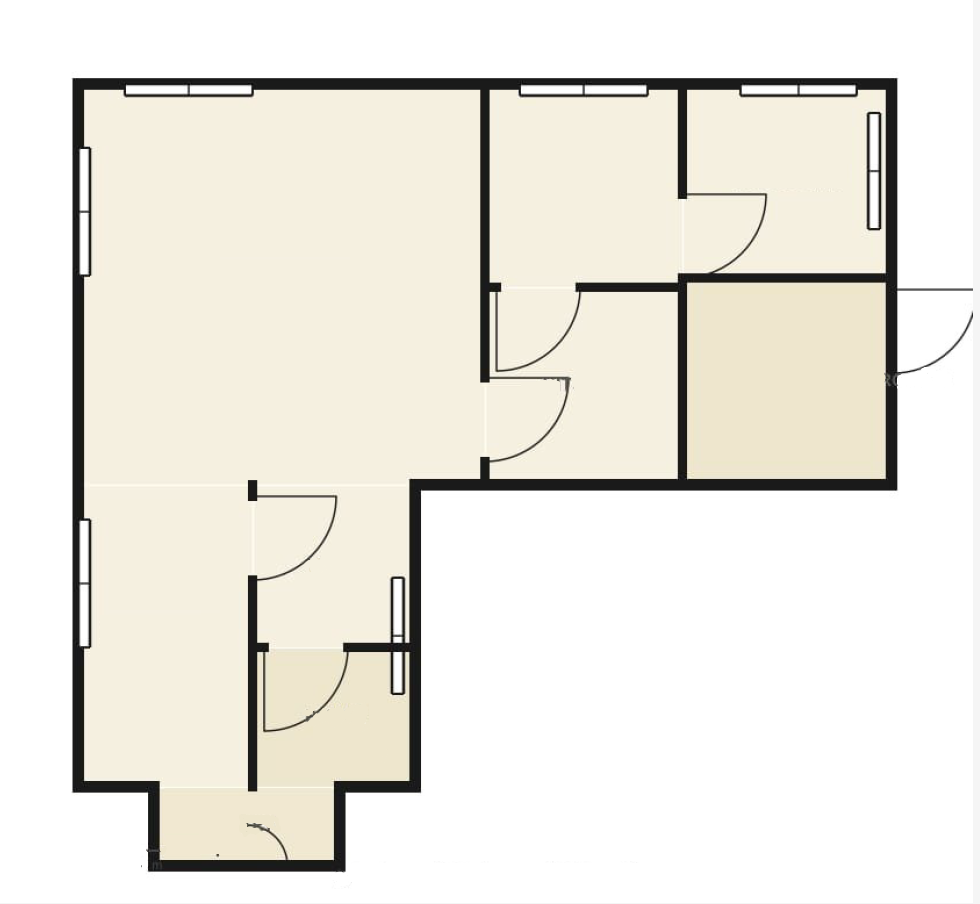
#> input picture backend/test/F3.png, 980 x 904 px
$ python t.py
#> lines starting #> are read from the running program, lines starting #| are printed output that depends on the picture; after the words box and inside, x2 and y2 are one past the last pixel; in counts of white or black regions, pixels touching at a corner belong together
#> in detect_gates_robust, img is the input picture: shape (904, 980, 3); mean B, G, R 226, 234, 236.5
#> in detect_gates_robust, `_, binary = cv2.threshold(gray, 210, 255, cv2.THRESH_BINARY_INV)`:
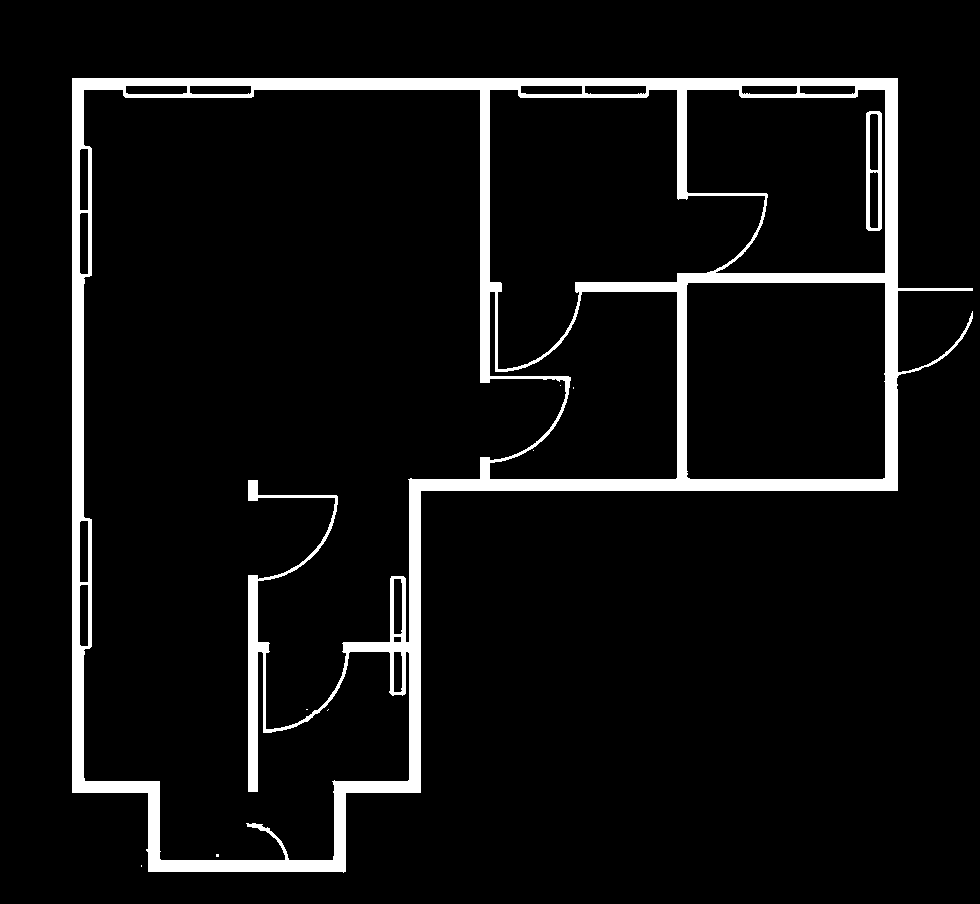
#> binary: shape (904, 980); 6.5% white; 9 white regions (7 under 20 px), largest, box (x1, y1, x2, y2) and area: (72, 78, 973, 873) 56563, (866, 111, 882, 231) 1021
import cv2
import numpy as np


import math

def detect_walls(image_path):
#> called with image_path = 'test/F3.png'
    img = cv2.imread(image_path)
    if img is None: return None, []

    h, w = img.shape[:2]
    gray = cv2.cvtColor(img, cv2.COLOR_BGR2GRAY)

    # 1. YOUR ORIGINAL MASK LOGIC
    _, mask = cv2.threshold(gray, 80, 255, cv2.THRESH_BINARY_INV)
#> mask: shape (904, 980); 5.3% white; 74 white regions (57 under 20 px), largest, box (x1, y1, x2, y2) and area: (73, 78, 911, 872) 43239, (248, 576, 271, 791) 2057, (867, 112, 881, 230) 509
    kernel = np.ones((3,3), np.uint8)
    mask = cv2.morphologyEx(mask, cv2.MORPH_CLOSE, kernel)
#> mask: shape (904, 980); 5.3% white; 57 white regions (42 under 20 px), largest, box (x1, y1, x2, y2) and area: (73, 78, 911, 872) 43413, (248, 576, 283, 791) 2162, (867, 112, 881, 230) 517
    mask = cv2.morphologyEx(mask, cv2.MORPH_OPEN, kernel)
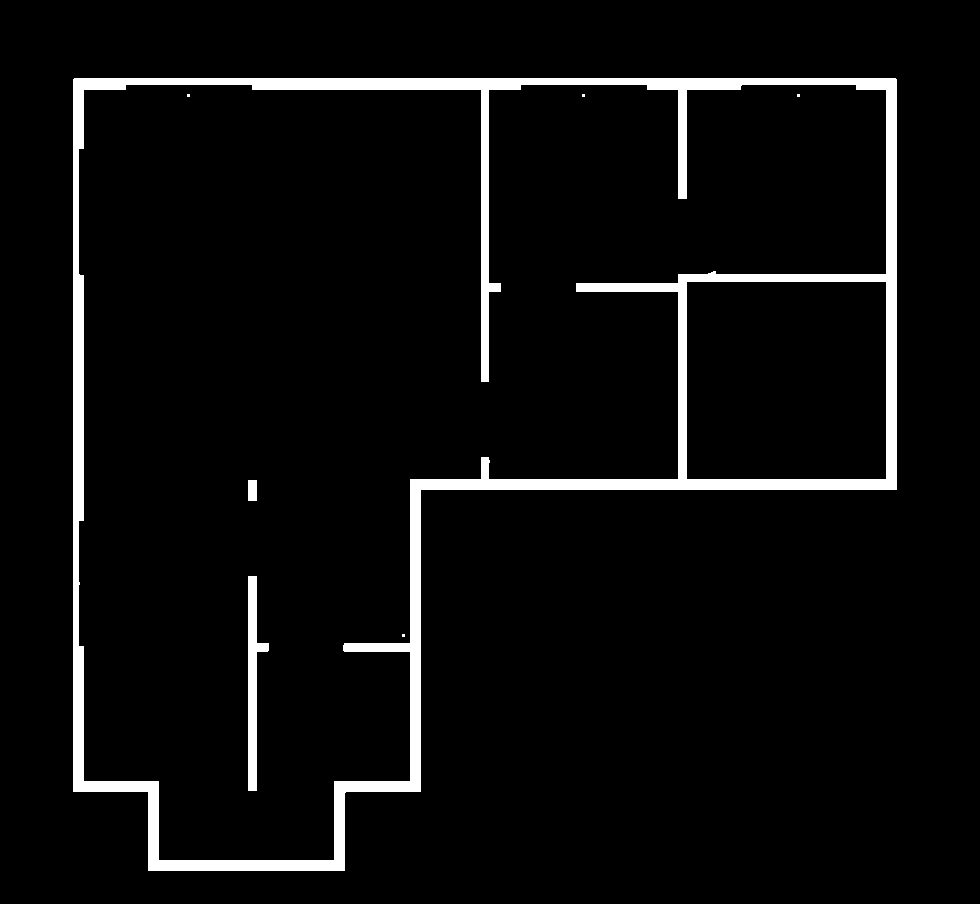
#> mask: shape (904, 980); 4.9% white; 7 white regions (4 under 20 px), largest, box (x1, y1, x2, y2) and area: (73, 78, 897, 871) 41381, (248, 576, 269, 791) 2042, (248, 480, 257, 501) 189

    # 2. VECTORIZATION (Hough Lines)
    # minLineLength=40 ignores noise; maxLineGap=20 connects small breaks
    lines = cv2.HoughLinesP(mask, 1, np.pi/180, 50, minLineLength=40, maxLineGap=20)
#> lines = 170 rows, first 6: [73, 84, 896, 84], [74, 78, 895, 78], [73, 81, 896, 81], [73, 82, 896, 82], [76, 791, 76, 79], [74, 791, 74, 79]

    wall_data = []
    if lines is not None:
        raw_lines = [l[0] for l in lines]
#> raw_lines = 170 items, first 6: [73, 84, 896, 84], [74, 78, 895, 78], [73, 81, 896, 81], [73, 82, 896, 82], [76, 791, 76, 79], [74, 791, 74, 79]
        merged_lines = []

        # 3. SNAP TO 90 DEGREES & MERGE
        # We sort by length so we process main walls first
        raw_lines.sort(key=lambda l: (l[2]-l[0])**2 + (l[3]-l[1])**2, reverse=True)

        while len(raw_lines) > 0:
            l1 = raw_lines.pop(0)
            x1, y1, x2, y2 = l1

            # Force Orthogonality (Snap to 90 degrees)
            is_h = abs(y1 - y2) < abs(x1 - x2)
            if is_h: y2 = y1
            else: x2 = x1

            keep = True
            for i in range(len(merged_lines)):
                mx1, my1, mx2, my2 = merged_lines[i]
                m_is_h = abs(my1 - my2) < abs(mx1 - mx2)

                if is_h == m_is_h:
                    # Check proximity (Same track?)
                    dist = abs(y1 - my1) if is_h else abs(x1 - mx1)
                    if dist < 15: # Wall thickness tolerance
                        # Check for overlap or end-to-end proximity
                        if is_h:
                            if max(x1, x2) >= min(mx1, mx2)-20 and min(x1, x2) <= max(mx1, mx2)+20:
                                merged_lines[i] = [min(x1, x2, mx1, mx2), my1, max(x1, x2, mx1, mx2), my1]
                                keep = False; break
                        else:
                            if max(y1, y2) >= min(my1, my2)-20 and min(y1, y2) <= max(my1, my2)+20:
                                merged_lines[i] = [mx1, min(y1, y2, my1, my2), mx1, max(y1, y2, my1, my2)]
                                keep = False; break
            if keep: merged_lines.append([x1, y1, x2, y2])
#> this loop made 170 passes
#> (l1, x1, y1, is_h) on passes 25, 26, 29, 31, 32, 33, 34, 35: ([889, 489, 896, 85], 889, 489, False), ([887, 478, 894, 85], 887, 478, False), ([891, 478, 896, 138], 891, 478, False), ([576, 286, 896, 274], 576, 286, True), ([410, 791, 420, 490], 410, 791, False), ([414, 490, 420, 791], 414, 490, False), ([413, 490, 419, 791], 413, 490, False), ([412, 490, 417, 791], 412, 490, False)

        # 4. FORMAT INTO JSON LIST
        for idx, wall in enumerate(merged_lines):
            x1, y1, x2, y2 = wall
            wall_data.append({
                "id": f"wall_{idx + 1}",
                "start": {"x": int(x1), "y": int(y1)},
                "end": {"x": int(x2), "y": int(y2)},
                "length": int(math.sqrt((x1-x2)**2 + (y1-y2)**2)),
                "type": "horizontal" if abs(y1-y2) < abs(x1-x2) else "vertical"
            })
#> this loop made 16 passes
#> wall on passes 1 to 8: [73, 84, 896, 84], [76, 79, 76, 791], [410, 485, 896, 485], [889, 85, 889, 489], [576, 286, 896, 286], [410, 490, 410, 791], [484, 86, 484, 381], [251, 576, 251, 790]

    # cv2.imshow("debug_walls", mask)
    return mask, wall_data
# [64 lines left out: function detect_gates, not called in this run]


def detect_gates_robust(image_path):
    img = cv2.imread(image_path)
    if img is None: return None, []
    gray = cv2.cvtColor(img, cv2.COLOR_BGR2GRAY)

    # 1. PRE-PROCESSING (Your existing logic)
    _, binary = cv2.threshold(gray, 210, 255, cv2.THRESH_BINARY_INV)
    walls,_ = detect_walls(image_path)
    wall_core = cv2.erode(walls, np.ones((3,3), np.uint8), iterations=1)
#> wall_core: shape (904, 980); 3.9% white; 7 white regions (4 under 20 px), largest, box (x1, y1, x2, y2) and area: (74, 79, 896, 870) 32939, (249, 577, 268, 790) 1574, (249, 481, 256, 500) 133
    details = cv2.subtract(binary, wall_core)
#> details: shape (904, 980); 2.6% white in thin lines or dots, all inside (x1, y1, x2, y2) = (72, 78, 973, 873)

    # 2. HEALING & LINE REMOVAL
    blurred = cv2.GaussianBlur(details, (9, 9), 0)
    _, healed = cv2.threshold(blurred, 50, 255, cv2.THRESH_BINARY)
#> healed: shape (904, 980); 5.4% white; 2 white regions, box (x1, y1, x2, y2) and area: (71, 77, 974, 874) 44660, (685, 280, 888, 481) 2804
    h_k = cv2.getStructuringElement(cv2.MORPH_RECT, (20, 1))
    v_k = cv2.getStructuringElement(cv2.MORPH_RECT, (1, 20))
    lines = cv2.add(cv2.morphologyEx(healed, cv2.MORPH_OPEN, h_k),
                    cv2.morphologyEx(healed, cv2.MORPH_OPEN, v_k))
#> lines: shape (904, 980); 4.9% white; 19 white regions, largest, box (x1, y1, x2, y2) and area: (71, 77, 975, 875) 24423, (250, 88, 573, 413) 3500, (677, 88, 889, 277) 3354
    arcs_only = cv2.subtract(healed, lines)
#> arcs_only: shape (904, 980); 0.51% white; 186 white regions (152 under 20 px), largest, box (x1, y1, x2, y2) and area: (907, 312, 974, 370) 475, (283, 666, 343, 726) 466, (272, 513, 332, 575) 462

    # 3. CONTOUR FILTERING
    cnts, _ = cv2.findContours(arcs_only, cv2.RETR_EXTERNAL, cv2.CHAIN_APPROX_SIMPLE)
    final_gate_mask = np.zeros_like(gray)
    valid_contours = []

    for c in cnts:
        area = cv2.contourArea(c)
        if area < 50: continue
        x, y, w, h = cv2.boundingRect(c)
        hull = cv2.convexHull(c)
        solidity = area / cv2.contourArea(hull) if cv2.contourArea(hull) > 0 else 0
        if 0.3 < (float(w)/h) < 3.0 and solidity < 0.6:
            cv2.drawContours(final_gate_mask, [c], -1, 255, -1)
            valid_contours.append(c)
#> this loop made 186 passes
#> c on passes 1 to 3: [[342, 873]], [[150, 868], [151, 868]], [[342, 867], [341, 868], [342, 868]]

    # --- 4. ANCHOR POINT CALCULATION (JSON GENERATION) ---
    gate_json = []

    # Skeletonize the specific gate mask to find the center spine
    skeleton = manual_skeletonize(final_gate_mask)

    # Find all potential endpoints in the skeleton
    endpoints = []
    ys, xs = np.where(skeleton > 0)
    for y, x in zip(ys, xs):
        if y == 0 or x == 0 or y >= skeleton.shape[0]-1 or x >= skeleton.shape[1]-1: continue
        if np.sum(skeleton[y-1:y+2, x-1:x+2]) == 510: # Center(255) + 1 neighbor(255)
            endpoints.append((int(x), int(y)))

    # Match endpoints to individual gates
    for i, c in enumerate(valid_contours):
        gate_ends = []
        for ep in endpoints:
            if cv2.pointPolygonTest(c, (float(ep[0]), float(ep[1])), False) >= 0:
                gate_ends.append(ep)

        if len(gate_ends) >= 2:
            p1, p2 = find_furthest_points(gate_ends)
            d1 = distance_to_nearest_wall(p1, walls)
            d2 = distance_to_nearest_wall(p2, walls)

            # Decide Hinge (Start) and Tip (End)
            hinge, tip = (p1, p2) if d1 < d2 else (p2, p1)

            gate_json.append({
                "id": f"gate_{i+1}",
                "start": {"x": int(hinge[0]), "y": int(hinge[1])},
                "end": {"x": int(tip[0]), "y": int(tip[1])},
                "width": int(math.sqrt((hinge[0]-tip[0])**2 + (hinge[1]-tip[1])**2))
            })

    # cv2.imshow("Final Gate Mask", final_gate_mask)
    # cv2.waitKey(0)
    return final_gate_mask, gate_json

# --- HELPER FUNCTIONS ---

def manual_skeletonize(img):
    skel = np.zeros(img.shape, np.uint8)
    _, img = cv2.threshold(img, 127, 255, cv2.THRESH_BINARY)
    element = cv2.getStructuringElement(cv2.MORPH_CROSS, (3,3))
    temp = img.copy()
    while True:
        eroded = cv2.erode(temp, element)
        opening = cv2.dilate(eroded, element)
        opening = cv2.subtract(temp, opening)
        skel = cv2.bitwise_or(skel, opening)
        temp = eroded.copy()
        if cv2.countNonZero(temp) == 0: break
#> eroded: shape (904, 980); every value is 0
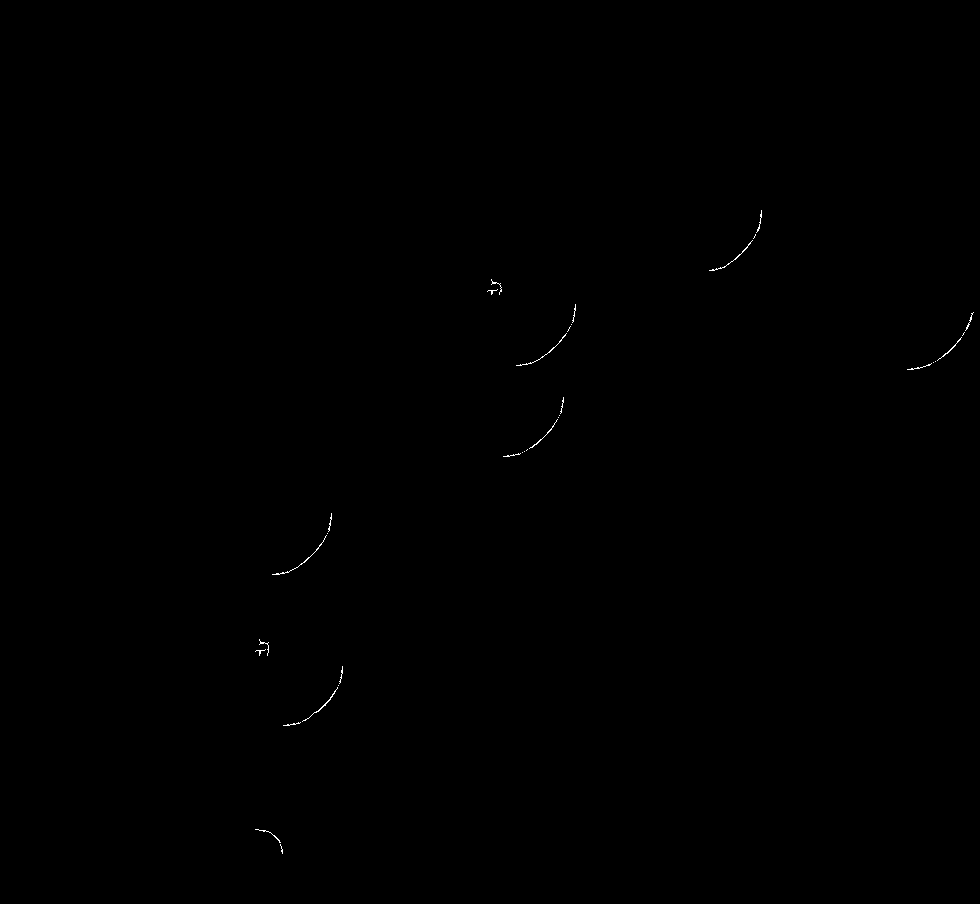
#> skel: shape (904, 980); 0.08% white in thin lines or dots, all inside (x1, y1, x2, y2) = (255, 210, 974, 854)
    return skel

def find_furthest_points(pts):
    max_d = -1
    best_pair = (pts[0], pts[-1])
    for i in range(len(pts)):
        for j in range(i + 1, len(pts)):
            d = (pts[i][0]-pts[j][0])**2 + (pts[i][1]-pts[j][1])**2
            if d > max_d:
                max_d = d
                best_pair = (pts[i], pts[j])
    return best_pair

def distance_to_nearest_wall(point, wall_mask):
    dist_map = cv2.distanceTransform(cv2.bitwise_not(wall_mask), cv2.DIST_L2, 3)
    return dist_map[int(point[1]), int(point[0])]
# [108 lines left out: functions detect_windows_json, classify_details, not called in this run]
# Run the classifier
# classify_details('test/F3.png')

detect_gates_robust('test/F3.png')
#> the loop in detect_gates_robust, `for y, x in zip(ys, xs):` made 752 passes
#> (y, x) on passes 1 to 3: (210, 761), (211, 761), (212, 761)
#> the loop in detect_gates_robust, `for i, c in enumerate(valid_contours):` made 9 passes
#> pass 1, in distance_to_nearest_wall, `dist_map = cv2.distanceTransform(cv2.bitwise_not(wall_mask), cv2.DIST_..`:
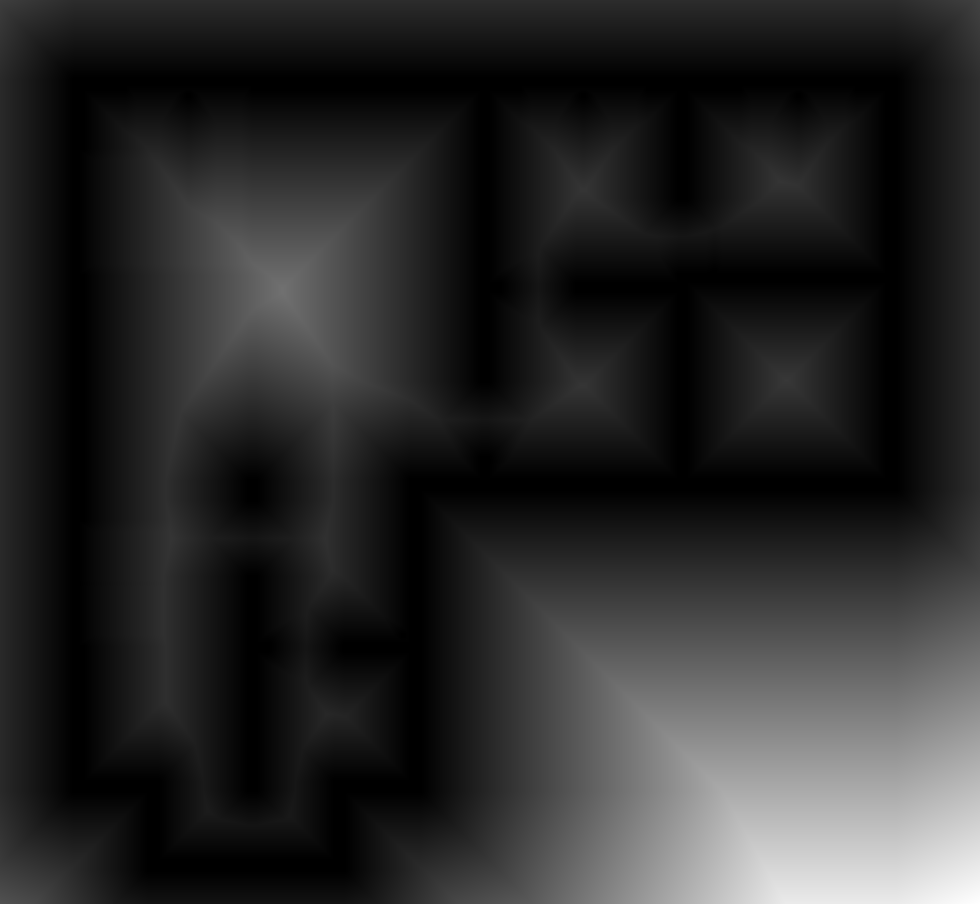
#> dist_map: shape (904, 980) float32; min 0, max 429.8, mean 71; drawn with min black and max white
import cv2
import numpy as np
import scipy.optimize as optimize
import math

# [152 lines left out: functions snap_to_wall, fit_circle_to_points, find_best_strike, reconstruct_gates_final, get_final_gate_data, not called in this run]

$ run again, with backend/test/F1.png copied over backend/test/F3.png
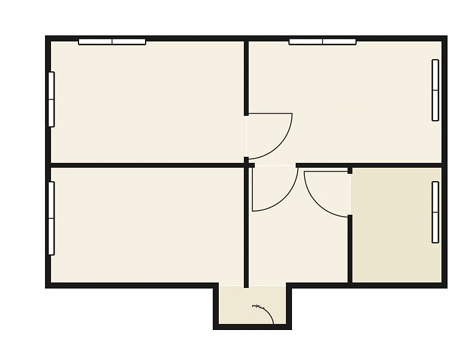
#> input picture backend/test/F1.png, 474 x 339 px
#> in detect_gates_robust, img is the input picture: shape (339, 474, 3); mean B, G, R 219.4, 228.4, 231.3
#> binary: shape (339, 474); 8.8% white; 3 white regions, box (x1, y1, x2, y2) and area: (45, 35, 448, 330) 13415, (431, 181, 440, 244) 335, (431, 59, 440, 122) 334
#> in detect_walls, `lines = cv2.HoughLinesP(mask, 1, np.pi/180, 50, minLineLength=40, maxL..`: lines = 51 rows, first 6: [286, 287, 446, 287], [286, 285, 446, 285], [45, 165, 254, 165], [45, 38, 446, 38], [296, 164, 446, 164], [45, 167, 253, 167]
#> raw_lines = 51 items, first 6: [286, 287, 446, 287], [286, 285, 446, 285], [45, 165, 254, 165], [45, 38, 446, 38], [296, 164, 446, 164], [45, 167, 253, 167]
#> the loop in detect_walls, `while len(raw_lines) > 0:` made 51 passes
#> (l1, x1, y1, is_h) on passes 9, 14, 19, 20, 23, 26, 30, 31: ([45, 48, 49, 287], 45, 48, False), ([46, 39, 48, 209], 46, 39, False), ([45, 285, 202, 283], 45, 285, True), ([296, 165, 446, 167], 296, 165, True), ([45, 142, 47, 287], 45, 142, False), ([47, 39, 49, 181], 47, 39, False), ([94, 285, 218, 283], 94, 285, True), ([73, 163, 186, 164], 73, 163, True)
#> after the loop in detect_walls, `while len(raw_lines) > 0:`: merged_lines = [[45, 38, 446, 38], [443, 39, 443, 286], [45, 39, 45, 287], [45, 165, 254, 165], [45, 286, 218, 286], [286, 287, 446, 287], [296, 165, 446, 165], [245, 157, 245, 287], [213, 329, 291, 329], [245, 41, 245, 115], [350, 215, 350, 286]]
#> the loop in detect_walls, `for idx, wall in enumerate(merged_lines):` made 11 passes
#> after the loop in detect_walls, `for idx, wall in enumerate(merged_lines):`: wall_data = 11 items
#> wall_core: shape (339, 474); 3.5% white; 1 white region, box (x1, y1, x2, y2) and area: (46, 37, 446, 329) 5580
#> details: shape (339, 474); 5.3% white in thin lines or dots, all inside (x1, y1, x2, y2) = (45, 35, 448, 330)
#> healed: shape (339, 474); 12.4% white; 1 white region, box (x1, y1, x2, y2) and area: (44, 34, 449, 331) 19926
#> arcs_only: shape (339, 474); 0.61% white; 61 white regions (55 under 20 px)
#> cnts = 61 contours, 57 with area under 20; largest, box (x1, y1, x2, y2) and area: (306, 176, 343, 216) 146, (259, 172, 296, 209) 140, (254, 120, 290, 157) 138, (252, 303, 276, 323) 108
#> the loop in detect_gates_robust, `for c in cnts:` made 61 passes
#> (area, x, y, w, h, solidity) on passes 5, 23, 26, 44: (108.5, 252, 303, 24, 20, 0.579), (146, 306, 176, 37, 40, 0.302), (140.5, 259, 172, 37, 37, 0.315), (138, 254, 120, 36, 37, 0.322)
#> after the loop in detect_gates_robust, `for c in cnts:`:
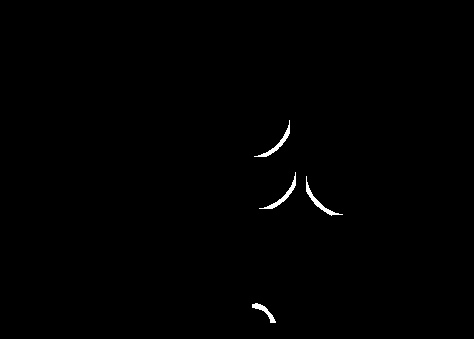
#> final_gate_mask: shape (339, 474); 0.45% white; 4 white regions
#> after the loop in detect_gates_robust, `for c in cnts:`: valid_contours = 4 contours; box (x1, y1, x2, y2) and area: (306, 176, 343, 216) 146, (259, 172, 296, 209) 140, (254, 120, 290, 157) 138, (252, 303, 276, 323) 108
#> element = [[0, 1, 0], [1, 1, 1], [0, 1, 0]]
#> ys = 224 values from 120 to 322; xs = 224 values, max 342 at index 185, min 252 at index 186, mean 287.7
#> the loop in detect_gates_robust, `for y, x in zip(ys, xs):` made 224 passes
#> (y, x) on passes 1 to 3: (120, 289), (121, 289), (122, 289)
#> after the loop in detect_gates_robust, `for y, x in zip(ys, xs):`: endpoints = [(289, 120), (268, 153), (266, 154), (254, 156), (295, 172), (306, 176), (293, 185), (292, 187), (310, 194), (311, 196), (259, 208), (324, 209), (326, 210), (342, 214), (252, 304), (252, 307), (270, 322), (275, 322)]
#> the loop in detect_gates_robust, `for i, c in enumerate(valid_contours):` made 4 passes
#> (d1, d2, hinge, tip) on passes 1 to 4: (18.31, 1.91, (275, 322), (252, 304)), (8.6, 6.14, (342, 214), (306, 176)), (5.19, 11.46, (295, 172), (259, 208)), (42.18, 6.14, (254, 156), (289, 120))
#> pass 1, in distance_to_nearest_wall, `dist_map = cv2.distanceTransform(cv2.bitwise_not(wall_mask), cv2.DIST_..`:
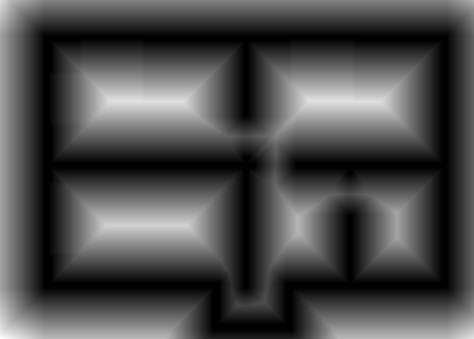
#> dist_map: shape (339, 474) float32; min 0, max 67.35, mean 20.2; drawn with min black and max white
#> after the loop in detect_gates_robust, `for i, c in enumerate(valid_contours):`: gate_json = 4 items
